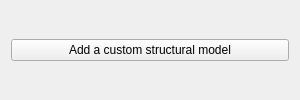
<?xml version="1.0" encoding="UTF-8"?>
<ui version="4.0">
 <class>SEPyBindTutorialAppGUIClass</class>
 <widget class="QWidget" name="SEPyBindTutorialAppGUIClass">
  <property name="geometry">
   <rect>
    <x>0</x>
    <y>0</y>
    <width>300</width>
    <height>100</height>
   </rect>
  </property>
  <property name="minimumSize">
   <size>
    <width>300</width>
    <height>100</height>
   </size>
  </property>
  <property name="windowTitle">
   <string/>
  </property>
  <layout class="QGridLayout" name="gridLayout">
   <item row="0" column="0">
    <widget class="QPushButton" name="pushButtonAdd">
     <property name="text">
      <string>Add a custom structural model</string>
     </property>
    </widget>
   </item>
  </layout>
 </widget>
 <resources/>
 <connections/>
</ui>
